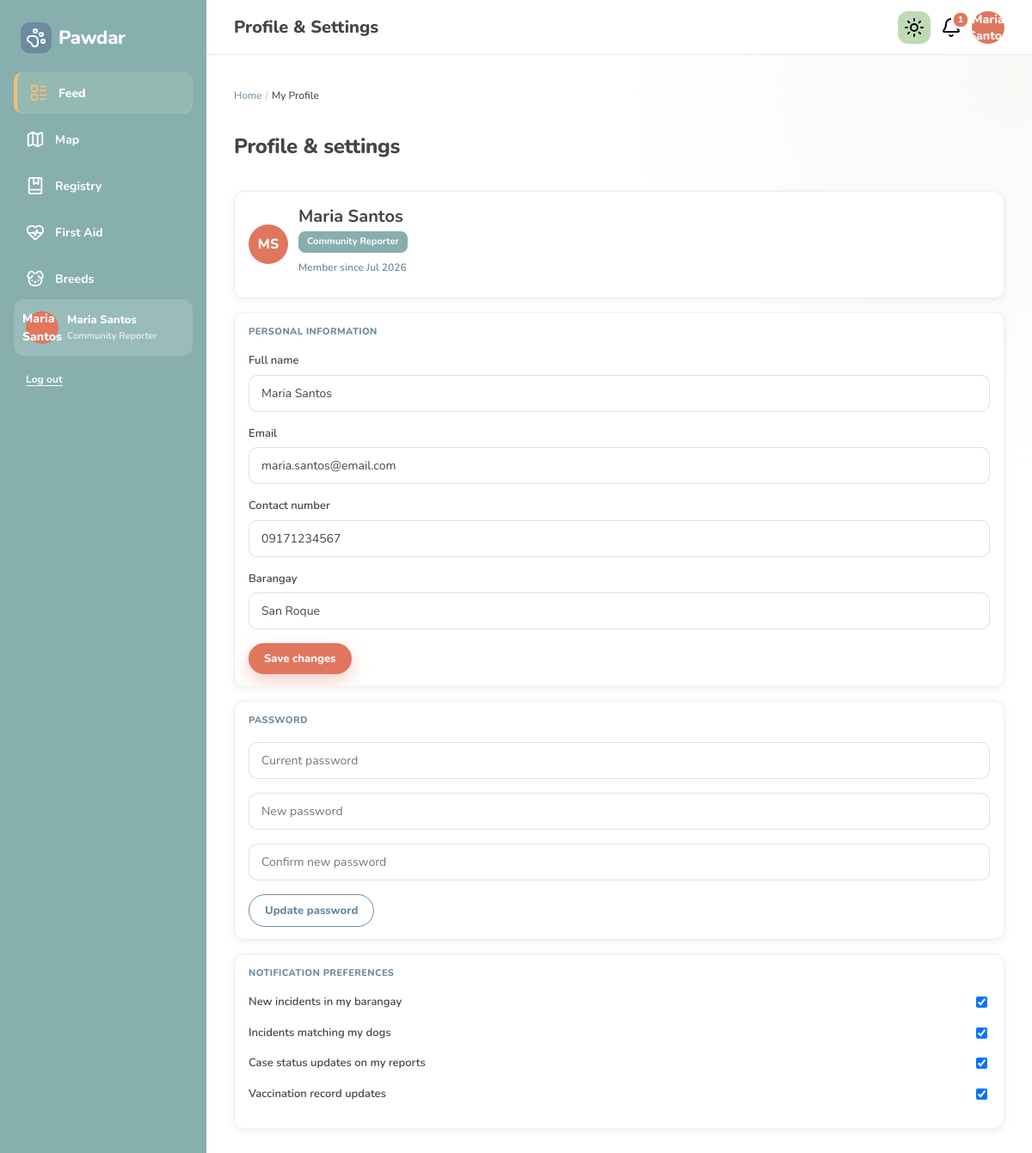
The app's page /profile.php (signed in) with its own data.
### tables this page shows
CREATE TABLE IF NOT EXISTS user (
    UserID INT AUTO_INCREMENT PRIMARY KEY,
    Name VARCHAR(120) NOT NULL,
    Email VARCHAR(255) NOT NULL UNIQUE,
    Password VARCHAR(255) NOT NULL,
    Role ENUM(
        'Dog Owner',
        'Community Reporter',
        'Veterinarian',
        'LGU Official',
        'Rescue Organization',
        'Admin'
    ) NOT NULL DEFAULT 'Community Reporter',
    Status ENUM('active', 'pending') NOT NULL DEFAULT 'active',
    Barangay VARCHAR(100) NOT NULL,
    Phone VARCHAR(30) NULL,
    created_at DATETIME DEFAULT CURRENT_TIMESTAMP
);

### profile.php (the view, shortened to what this page needs)
<?php
require_once __DIR__ . '/includes/app-layout.php';
$pdo = db();
$userId = (int) $_SESSION['user_id'];
$stmt = $pdo->prepare('SELECT * FROM `user` WHERE UserID = :id LIMIT 1');
$stmt->execute([':id' => $userId]);
$user = $stmt->fetch();
?>
<div class="feed-header"><h1 class="feed-title">Profile & settings</h1></div>
<div class="card card-bordered card-body mb-md flex items-center gap-md">
    <div class="avatar avatar-lg <?= htmlspecialchars(avatar_color_class($userId)) ?>"><?= htmlspecialchars(user_initials_from_name((string) $user['Name'])) ?></div>
    <div>
        <div style="font-weight:700;font-size:20px;"><?= htmlspecialchars((string) $user['Name']) ?></div>
        <span class="badge badge-owned"><?= htmlspecialchars((string) $user['Role']) ?></span>
        <p class="text-xs text-muted mt-sm">Member since <?= date('M Y', strtotime((string) ($user['created_at'] ?? 'now'))) ?></p>
    </div>
</div>
<form method="post" class="card card-bordered card-body mb-md">
    <div class="label-upper mb-md">Personal information</div>
    <label class="field-label">Full name</label>
    <input class="field-input mb-md" name="name" value="<?= htmlspecialchars((string) $user['Name']) ?>">
    <label class="field-label">Email</label>
    <input class="field-input mb-md" type="email" name="email" value="<?= htmlspecialchars((string) $user['Email']) ?>">
    <label class="field-label">Contact number</label>
    <input class="field-input mb-md" name="phone" value="<?= htmlspecialchars((string) ($user['Phone'] ?? '')) ?>">
    <label class="field-label">Barangay</label>
    <input class="field-input mb-md" name="barangay" value="<?= htmlspecialchars((string) $user['Barangay']) ?>">
    <button type="submit" class="btn-primary btn-sm">Save changes</button>
</form>
<form method="post" class="card card-bordered card-body mb-md">
    <div class="label-upper mb-md">Password</div>
    <input class="field-input mb-md" type="password" name="current_password" placeholder="Current password">
    <input class="field-input mb-md" type="password" name="new_password" placeholder="New password">
    <input class="field-input mb-md" type="password" name="confirm_password" placeholder="Confirm new password">
    <button type="submit" class="btn-outline btn-sm">Update password</button>
</form>
<div class="card card-bordered card-body mb-md">
    <div class="label-upper mb-md">Notification preferences</div>
    <?php foreach ([
        'notify_incidents' => 'New incidents in my barangay',
        'notify_dog_match' => 'Incidents matching my dogs',
        'notify_case_updates' => 'Case status updates on my reports',
        'notify_vaccine' => 'Vaccination record updates',
    ] as $field => $label): ?>
        <label class="flex justify-between items-center mb-md text-sm">
            <span><?= htmlspecialchars($label) ?></span>
            <input type="checkbox" data-notify-pref="<?= htmlspecialchars($field) ?>" <?= (int) ($user[$field] ?? 1) ? 'checked' : '' ?>>
        </label>
    <?php endforeach; ?>
</div>

### records on screen
user: Name "MS", Name "Maria Santos", Role "Community Reporter", created_at "Jul 2026", name "Maria Santos", email "maria.santos@email.com", phone "09171234567", barangay "San Roque"

### other values on screen
SITE_NAME "Pawdar"
$item['label'] "Feed"
$item['label'] "Map"
$item['label'] "Registry"
$item['label'] "First Aid"
$item['label'] "Breeds"
$userInitials "Maria Santos"
$userName "Maria Santos"
$userRole "Community Reporter"
$topbarTitle "Profile & Settings"
$display "1"
$baseLabel "Home"
$crumb['label'] "My Profile"
$label "New incidents in my barangay"
$label "Incidents matching my dogs"
